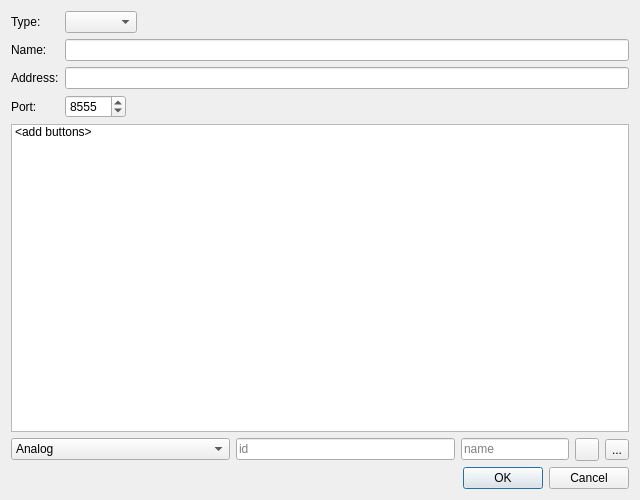
<?xml version="1.0" encoding="UTF-8"?>
<ui version="4.0">
 <class>VRAddConnectionDialog</class>
 <widget class="QDialog" name="VRAddConnectionDialog">
  <property name="geometry">
   <rect>
    <x>0</x>
    <y>0</y>
    <width>640</width>
    <height>500</height>
   </rect>
  </property>
  <property name="sizePolicy">
   <sizepolicy hsizetype="Preferred" vsizetype="Preferred">
    <horstretch>0</horstretch>
    <verstretch>0</verstretch>
   </sizepolicy>
  </property>
  <property name="windowTitle">
   <string>Add VR Connection</string>
  </property>
  <layout class="QFormLayout" name="formLayout">
   <property name="fieldGrowthPolicy">
    <enum>QFormLayout::ExpandingFieldsGrow</enum>
   </property>
   <item row="0" column="0">
    <widget class="QLabel" name="label_2">
     <property name="text">
      <string>Type:</string>
     </property>
    </widget>
   </item>
   <item row="0" column="1">
    <widget class="QComboBox" name="connectionType">
     <property name="sizePolicy">
      <sizepolicy hsizetype="Preferred" vsizetype="Fixed">
       <horstretch>0</horstretch>
       <verstretch>0</verstretch>
      </sizepolicy>
     </property>
    </widget>
   </item>
   <item row="1" column="0">
    <widget class="QLabel" name="label_3">
     <property name="sizePolicy">
      <sizepolicy hsizetype="Preferred" vsizetype="Preferred">
       <horstretch>0</horstretch>
       <verstretch>0</verstretch>
      </sizepolicy>
     </property>
     <property name="text">
      <string>Name:</string>
     </property>
    </widget>
   </item>
   <item row="1" column="1">
    <widget class="QLineEdit" name="connectionName"/>
   </item>
   <item row="2" column="0">
    <widget class="QLabel" name="label_4">
     <property name="text">
      <string>Address:</string>
     </property>
    </widget>
   </item>
   <item row="2" column="1">
    <widget class="QLineEdit" name="connectionAddress"/>
   </item>
   <item row="4" column="0">
    <widget class="QLabel" name="portLabel">
     <property name="text">
      <string>Port:</string>
     </property>
    </widget>
   </item>
   <item row="4" column="1">
    <widget class="QSpinBox" name="connectionPort">
     <property name="maximum">
      <number>99999</number>
     </property>
     <property name="value">
      <number>8555</number>
     </property>
    </widget>
   </item>
   <item row="5" column="0" colspan="2">
    <widget class="QListWidget" name="listWidget">
     <property name="sizePolicy">
      <sizepolicy hsizetype="Expanding" vsizetype="Expanding">
       <horstretch>0</horstretch>
       <verstretch>1</verstretch>
      </sizepolicy>
     </property>
     <item>
      <property name="text">
       <string>&lt;add buttons&gt;</string>
      </property>
     </item>
    </widget>
   </item>
   <item row="6" column="0" colspan="2">
    <layout class="QHBoxLayout" name="horizontalLayout" stretch="1,1,0,0,0">
     <item>
      <widget class="QComboBox" name="inputType">
       <item>
        <property name="text">
         <string>Analog</string>
        </property>
       </item>
       <item>
        <property name="text">
         <string>Button</string>
        </property>
       </item>
       <item>
        <property name="text">
         <string>Tracker</string>
        </property>
       </item>
      </widget>
     </item>
     <item>
      <widget class="QLineEdit" name="inputId">
       <property name="placeholderText">
        <string>id</string>
       </property>
      </widget>
     </item>
     <item>
      <widget class="QLineEdit" name="inputName">
       <property name="placeholderText">
        <string>name</string>
       </property>
      </widget>
     </item>
     <item>
      <widget class="QToolButton" name="insertInput">
       <property name="text">
        <string/>
       </property>
       <property name="icon">
        <iconset resource="../../Qt/Widgets/Resources/QtWidgets.qrc">
         <normaloff>:/QtWidgets/Icons/pqPlus16.png</normaloff>:/QtWidgets/Icons/pqPlus16.png</iconset>
       </property>
      </widget>
     </item>
     <item>
      <widget class="QToolButton" name="eraseInput">
       <property name="text">
        <string>...</string>
       </property>
       <property name="icon">
        <iconset resource="../../Qt/Widgets/Resources/QtWidgets.qrc">
         <normaloff>:/QtWidgets/Icons/pqMinus16.png</normaloff>:/QtWidgets/Icons/pqMinus16.png</iconset>
       </property>
      </widget>
     </item>
    </layout>
   </item>
   <item row="7" column="0" colspan="2">
    <widget class="QDialogButtonBox" name="buttonBox">
     <property name="orientation">
      <enum>Qt::Horizontal</enum>
     </property>
     <property name="standardButtons">
      <set>QDialogButtonBox::Cancel|QDialogButtonBox::Ok</set>
     </property>
     <property name="centerButtons">
      <bool>false</bool>
     </property>
    </widget>
   </item>
  </layout>
 </widget>
 <resources>
  <include location="../../Qt/Widgets/Resources/QtWidgets.qrc"/>
 </resources>
 <connections>
  <connection>
   <sender>buttonBox</sender>
   <signal>accepted()</signal>
   <receiver>VRAddConnectionDialog</receiver>
   <slot>accept()</slot>
   <hints>
    <hint type="sourcelabel">
     <x>252</x>
     <y>475</y>
    </hint>
    <hint type="destinationlabel">
     <x>157</x>
     <y>274</y>
    </hint>
   </hints>
  </connection>
  <connection>
   <sender>buttonBox</sender>
   <signal>rejected()</signal>
   <receiver>VRAddConnectionDialog</receiver>
   <slot>reject()</slot>
   <hints>
    <hint type="sourcelabel">
     <x>320</x>
     <y>475</y>
    </hint>
    <hint type="destinationlabel">
     <x>286</x>
     <y>274</y>
    </hint>
   </hints>
  </connection>
  <connection>
   <sender>inputId</sender>
   <signal>returnPressed()</signal>
   <receiver>inputName</receiver>
   <slot>setFocus()</slot>
   <hints>
    <hint type="sourcelabel">
     <x>358</x>
     <y>428</y>
    </hint>
    <hint type="destinationlabel">
     <x>539</x>
     <y>432</y>
    </hint>
   </hints>
  </connection>
  <connection>
   <sender>inputName</sender>
   <signal>returnPressed()</signal>
   <receiver>insertInput</receiver>
   <slot>click()</slot>
   <hints>
    <hint type="sourcelabel">
     <x>554</x>
     <y>435</y>
    </hint>
    <hint type="destinationlabel">
     <x>581</x>
     <y>437</y>
    </hint>
   </hints>
  </connection>
 </connections>
</ui>
